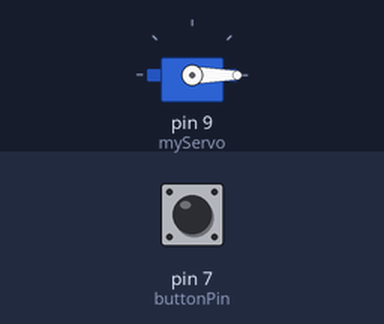
Bench run of a sketch on a simulated Arduino Uno, built with avr-gcc and run on an emulated ATmega328P. Parts: servo. Inputs (shaded band) come from the test bench; at power-on: pin 7 (buttonPin) HIGH. What the sketch prints to the serial monitor is not drawn.

Above: at 1.2 s.
1.3 s: pin 7 (buttonPin) pulled LOW for 0.15 s
At 2.05 s:
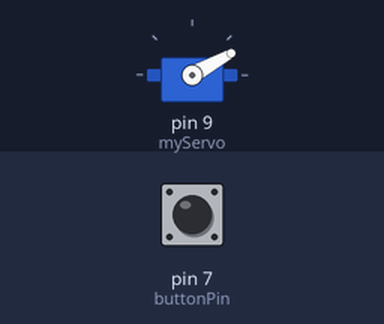
4.3 s: pin 7 (buttonPin) pulled LOW for 1 s
At 5.2 s:
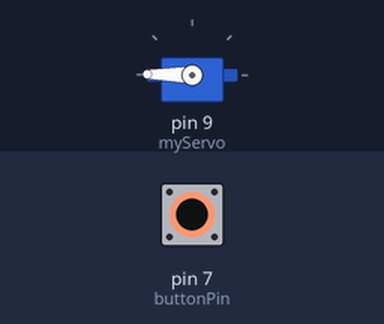
6.8 s: pin 7 (buttonPin) pulled LOW for 0.15 s
At 7.55 s:
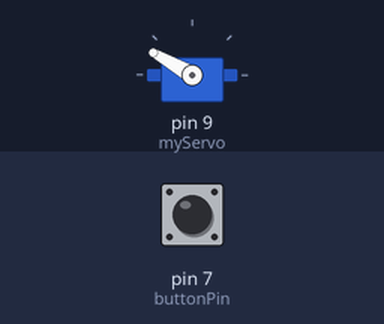
9.9 s: pin 7 (buttonPin) pulled LOW for 3.2 s
At 10.95 s:
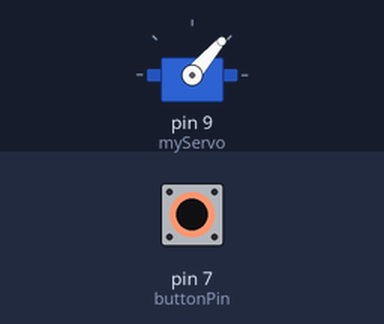
14.6 s: pin 7 (buttonPin) driven LOW
At 16.02 s:
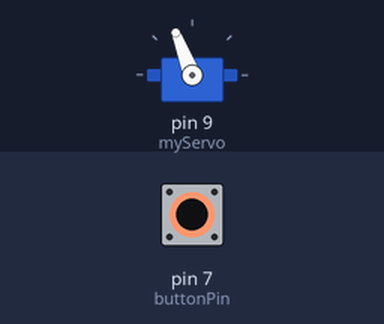
17.6 s: pin 7 (buttonPin) pulsed HIGH 2 times (0.12 s each, 0.3 s apart)
Timing chart, 0 to 22.2 s (numbered marks = the images above; inputs shaded):
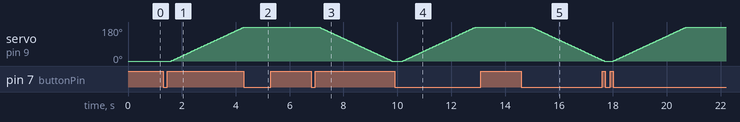

Measured:
- after the input at 1.3 s, servo on pin 9 (myServo): moves from 0° to 179° over 2.7 s, starting after 0.30 s
- after the input at 4.3 s, servo on pin 9 (myServo): stays 179° (without the input it goes to 180° after 0.02 s)
- after the input at 6.8 s, servo on pin 9 (myServo): moves from 179° to 0° over 2.7 s, starting after 0.30 s
- after the input at 9.9 s, servo on pin 9 (myServo): moves from 0° to 180° over 2.7 s, starting after 0.30 s
- after the input at 14.6 s, servo on pin 9 (myServo): moves from 180° to 5° over 2.6 s, starting after 0.37 s

The sketch:

servo_met_drukknop.ino
```cpp
#include <Servo.h>

Servo myServo;

const int buttonPin = 7;  // drukknop
int buttonState = HIGH;
int lastButtonState = HIGH;
int state = 0;            // 0 = stilstand, 1 = vooruit, 2 = gestopt, 3 = terug
int currentAngle = 0;     // huidige positie
int targetAngle = 0;      // doelhoek (0 of 180)
int speedDelay = 15;      // snelheid (ms per graad) — lager = sneller
bool returning = false;   // voorkomt onderbreking tijdens terugkeer

void setup() {
  pinMode(buttonPin, INPUT_PULLUP);
  myServo.attach(9);
  myServo.write(0);  // Servo blijft stil op start (0°)
  Serial.begin(9600);
  Serial.println("Servo-programma gestart. Wacht op eerste druk...");
}

void loop() {
  buttonState = digitalRead(buttonPin);

  // Detecteer knopdruk (flankdetectie)
  if (lastButtonState == HIGH && buttonState == LOW && !returning) {
    state++;

    // Reset state als die te ver gaat
    if (state > 3) state = 1;

    // Controleer de gedragingen per fase
    switch (state) {
      case 1:
        Serial.println("1️⃣ Servo draait naar 180°...");
        targetAngle = 180;
        break;

      case 2:
        // Alleen stoppen als de servo nog NIET 180° bereikt heeft
        if (currentAngle < 180) {
          Serial.println("2️⃣ Servo stopt op huidige positie.");
          targetAngle = currentAngle;
        } else {
          // Als hij al 180° heeft bereikt, sla stap 2 over en ga naar stap 3
          Serial.println("⏩ Servo was al op 180°, overslaat stap 2 → direct terug.");
          state = 3;
          targetAngle = 0;
          returning = true;
        }
        break;

      case 3:
        Serial.println("3️⃣ Servo draait terug naar 0° (kan niet onderbroken worden).");
        targetAngle = 0;
        returning = true; // blokkeert verdere knopdrukken
        break;
    }

    delay(300); // debounce
  }

  lastButtonState = buttonState;

  // Servo beweegt geleidelijk richting targetAngle
  if (currentAngle < targetAngle) {
    currentAngle++;
    myServo.write(currentAngle);
    delay(speedDelay);
  } else if (currentAngle > targetAngle) {
    currentAngle--;
    myServo.write(currentAngle);
    delay(speedDelay);
  }

  // Controleer of hij 180° bereikt heeft tijdens vooruitbeweging
  if (state == 1 && currentAngle >= 180) {
    Serial.println("✅ Servo heeft 180° bereikt, wacht op volgende druk (stap 3).");
  }

  // Als servo terug is op 0° → reset alles
  if (state == 3 && currentAngle == 0 && returning) {
    Serial.println("🏁 Servo terug op 0°, programma wordt gereset.");
    returning = false;
    state = 0;
    targetAngle = 0;
  }
}
```
